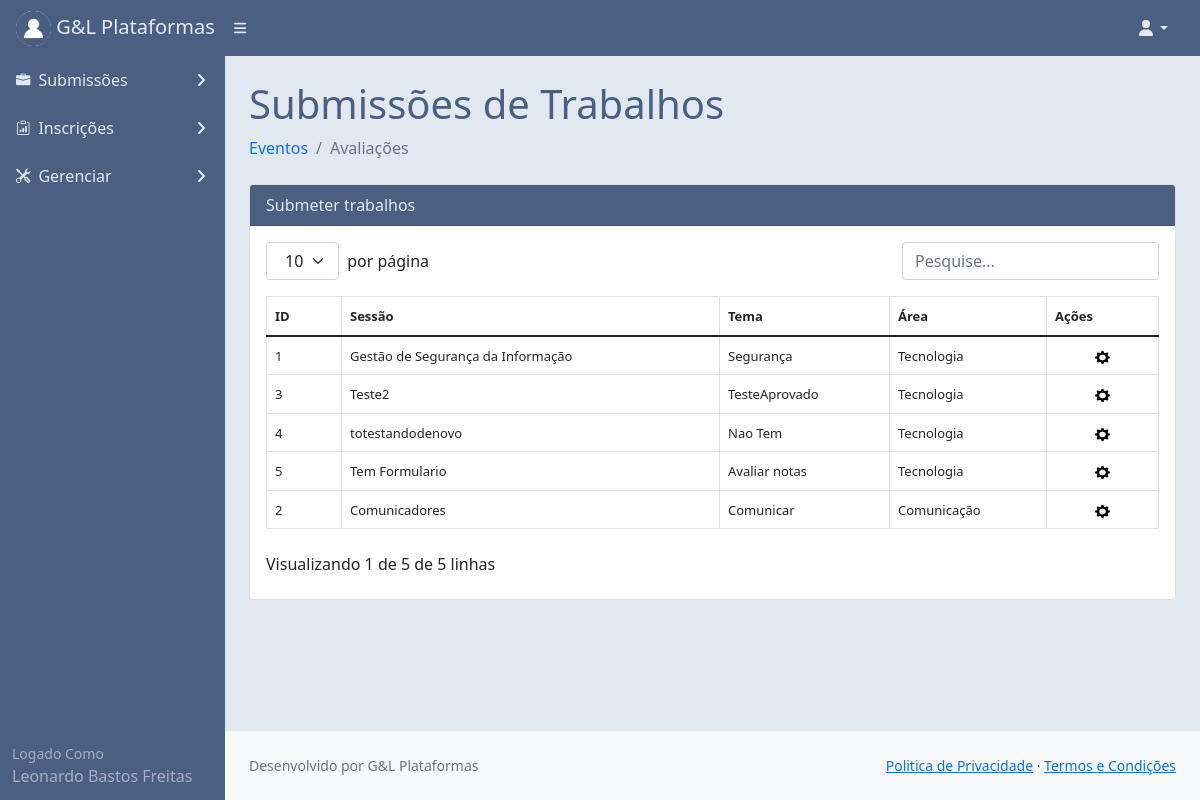
The app's page /submissoes/ (signed in), older data.
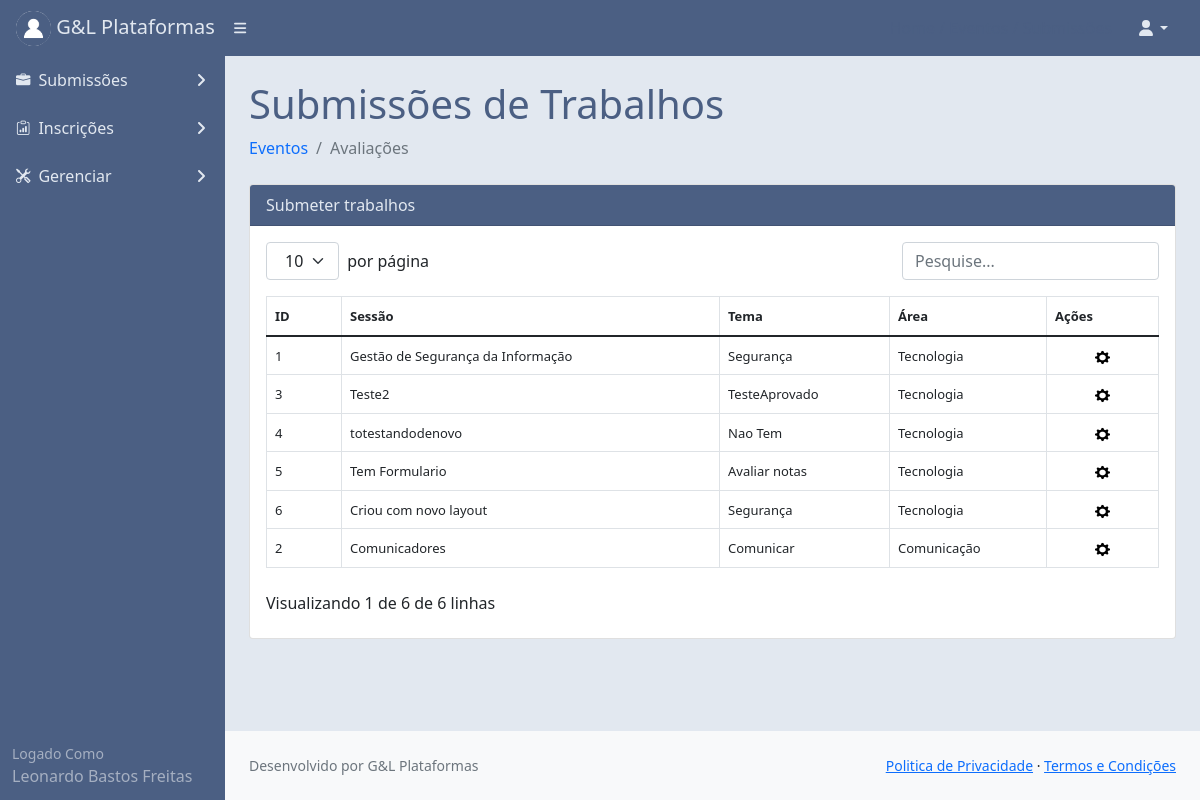
The same page, newer data.
### core/models.py (models this page shows)
class Usuariocd(models.Model):
    cpf = models.CharField(max_length=11)
    nome = models.CharField(max_length=300)
    cep = models.CharField(max_length=8)
    nascimento = models.DateField()
    email = models.EmailField()
    endereco = models.CharField(max_length=500)
    cidade = models.CharField(max_length=150)
    bairro = models.CharField(max_length=150)
    pais = models.CharField(max_length=150)
    instituicao = models.CharField(max_length=150)
    cmp = models.CharField(max_length=3)
    categ = models.CharField(max_length=150)
    cinfo = models.CharField(max_length=3)
    gestor_plataforma = models.CharField(max_length=3)
    autor = models.CharField(max_length=3)
    avaliador = models.CharField(max_length=3)
    lider = models.CharField(max_length=3)
    id_usuario = models.BigIntegerField()
    contato = models.BigIntegerField(null=True)
    perfil = models.FileField(upload_to='')

class Sessoes(models.Model):
    data_criacao = models.DateTimeField(auto_now=True)
    nome = models.CharField(max_length=150)
    descricao = models.CharField(max_length=150)
    lider = models.CharField(max_length=150)
    tema = models.CharField(max_length=150)
    formulario = models.BigIntegerField()
    id_evento= models.BigIntegerField()

class Evento(models.Model):
    nome = models.CharField(max_length=150)
    cidade = models.CharField(max_length=150)
    estado = models.CharField(max_length=5)
    data_evento = models.DateTimeField()
    modalidade = models.CharField(max_length=150)
    status = models.CharField(max_length=30)
    data_criacao = models.DateTimeField(auto_now=True)
    logo = models.FileField(upload_to='')
    def get_data_evento(self):
        return self.data_evento.strftime('%d/%m/%Y às %H:%M')

### core/views.py (the view)
# urls.py: path('submissoes/', views.submissoes),
@login_required(login_url='/login/')
def submissoes(request):
    meuid = User.objects.filter(username=request.user)
    for m in meuid:
        mid = m.id
    usuarios = Usuariocd.objects.filter(id_usuario=mid)
    eventos = Evento.objects.filter(status='andamento')
    sessao = Sessoes.objects.all()
    dados = {'eventos': eventos,
             'usuarios': usuarios,
             'sessao':sessao}
    return render(request, 'submissoes.html', dados)

### templates/submissoes.html (shortened to what this page needs)
{% extends 'base.html' %}
{% load static %}
{% block content %}
<div id="layoutSidenav_content" style="background:#e2e8f0;">
                <main>
                    <div class="container-fluid px-4">
                        <h1 class="mt-4" style="color:#4B5F83;">Submissões de Trabalhos</h1>
                        <ol class="breadcrumb mb-4">
                            <li class="breadcrumb-item">
                                <a href="#" style="text-decoration:none;">Eventos</a></li>
                            <li class="breadcrumb-item active">Avaliações</li>
                        </ol>
                                <p class="mb-0">
                                  <div class="card">
                                 <div class="card-header" style="background:#4B5F83;color:#e2e8f0;">
                                     Submeter trabalhos
                                 </div>
                                <div class="card-body">
                                  <table class="table " id="datatablesSimple">
                                    <thead>
                                        <tr>
                                             <th><font size="2px">ID</font></th>
                                            <th><font size="2px">Sessão</font></th>
                                            <th><font size="2px">Tema</font></th>
                                            <th><font size="2px">Área</font></th>
                                            <th><font size="2px">Ações</font></th>
                                        </tr>
                                    </thead>
                                    <tbody>
                                            {% for eventos in eventos %}
                                            {% for sessao in sessao %}
                                            {% if sessao.id_evento == eventos.id %}
                                                                                 <tr>
                                             <td><font size="2px">{{sessao.id}}</font></td>
                                            <td><font size="2px">{{ sessao.nome }}  </font></td>
                                            <td><font size="2px">{{sessao.tema}}</font></td>
                                            <td><font size="2px">{{eventos.modalidade}}  </font></td>
                                            <td align="center"><font size="2px">
                                                <a type="button"
                                                  data-toggle="modal"
                                                  data-target="#modalacao{{sessao.id}}"
                                                  >
                                              <img width="15" height="15"
                                                    src={% static "assets/img/engrenagem.png" %} />
                                                </a>
                                            </font></td>
                                        </tr>
                                                 {% endif %}
                                            {% endfor %}
                                                {% endfor %}
                                    </tbody>
                                </table>
                                    </div>
                        </div>
                                </p>
                    </div>
                </main>
                <footer class="py-4 bg-light mt-auto">
                    <div class="container-fluid px-4">
                        <div class="d-flex align-items-center justify-content-between small">
                            <div class="text-muted">Desenvolvido por G&L Plataformas</div>
                            <div>
                                <a href="#">Politica de Privacidade</a>
                                &middot;
                                <a href="#">Termos e Condições</a>
                            </div>
                        </div>
                    </div>
                </footer>
            </div>
        </div>
{% endblock %}

### templates/base.html (shortened to what this page needs)
{% load static %}
<!DOCTYPE html>
<html lang="pt-br">
    <head>
        <link href={% static "css/styles.css" %} rel="stylesheet" />
        <link href={% static "css/step.css" %} rel="stylesheet" />
        <link href={% static "css/gira.css" %} rel="stylesheet" />
        <link rel="stylesheet" href="https://cdn.jsdelivr.net/npm/bootstrap-icons@1.3.0/font/bootstrap-icons.css">
    </head>
    <body>
        <nav class="sb-topnav navbar navbar-expand navbar-dark" style="background:#4B5F83;">
            <a class="navbar-brand ps-3" href="#" style="color:#e2e8f0;">
                {% for usuarios in usuarios %}
                <img src="/media/{{usuarios.perfil}}"
                     alt="Admin"
                     class="rounded-circle"
                     width="35" height="35"> G&L Plataformas
                {% endfor %}
            </a>
            <button class="btn btn-link btn-sm order-1 order-lg-0 me-4 me-lg-0" id="sidebarToggle" href="#!"><i class="fas fa-bars" style="color:#e2e8f0;"></i></button>
            <form class="d-none d-md-inline-block form-inline ms-auto me-0 me-md-3 my-2 my-md-0">
                <a href="#" style="text-decoration:none; color:#4B5F83;">
                </a>
                <a href="#" style="text-decoration:none; color:#4B5F83;">
                </a>
                <a href="/submissoes/" style="text-decoration:none; color:#4B5F83;">
                </a>
            </form>
            <ul class="navbar-nav ms-auto ms-md-0 me-3 me-lg-4">
                <li class="nav-item dropdown">
                    <a class="nav-link dropdown-toggle" id="navbarDropdown" href="#" role="button" data-bs-toggle="dropdown" aria-expanded="false" style="color:#e2e8f0;"><i class="fas fa-user fa-fw"></i></a>
                </li>
            </ul>
        </nav>
        <div id="layoutSidenav">
            <div id="layoutSidenav_nav" >
                <nav class="sb-sidenav accordion sb-sidenav-dark" id="sidenavAccordion" >
                    <div class="sb-sidenav-menu" style="background:#4B5F83;">
                        <div class="nav">
                            <a class="nav-link collapsed" href="#" data-bs-toggle="collapse" data-bs-target="#collapseLayouts" aria-expanded="false" aria-controls="collapseLayouts">
                                <div class="sb-nav-link-icon" style="color:#e2e8f0;"><i class="bi bi-briefcase-fill"></i></div>
                               <div style="color:#e2e8f0;">Submissões</div>
                                <div class="sb-sidenav-collapse-arrow" style="color:#e2e8f0;"><i class="fas fa-angle-down"></i></div>
                            </a>
                             <a class="nav-link collapsed" href="#" data-bs-toggle="collapse" data-bs-target="#pagesCollapseAuth" aria-expanded="false" aria-controls="pagesCollapseAuth">
                                        <div class="sb-nav-link-icon" style="color:#e2e8f0;"><i class="bi bi-clipboard-data"></i></div>
                                        <div style="color:#e2e8f0;">Inscrições</div>
                                        <div class="sb-sidenav-collapse-arrow" style="color:#e2e8f0;"><i class="fas fa-angle-down"></i></div>
                                    </a>
                            <a class="nav-link collapsed" href="#" data-bs-toggle="collapse" data-bs-target="#collapsePages" aria-expanded="false" aria-controls="collapsePages">
                                <div class="sb-nav-link-icon" style="color:#e2e8f0;"><i class="bi bi-tools"></i></div>
                                <div style="color:#e2e8f0;">Gerenciar</div>
                                <div class="sb-sidenav-collapse-arrow" style="color:#e2e8f0;"><i class="fas fa-angle-down"></i></div>
                            </a>
                        </div>
                    </div>
                    <div class="sb-sidenav-footer" style="background:#4B5F83;">
                        <div class="small" >Logado Como</div>
                        {% for usuarios in usuarios %}
                        {{usuarios.nome}}
                        {% endfor %}
                    </div>
                </nav>
            </div>
{% block content %}{% endblock %}
    </body>
</html>

### static/css/step.css (style rules this page uses)
:root { --prm-color: #0381ff; --prm-gray:#4B5F83; }

Row changes from the older to the newer data that the page shows:
added Sessoes: id "6", nome "Criou com novo layout", tema "Segurança", {{ eventos.modalidade }} "Tecnologia", id_evento 4 (drawn), shown under Evento "Tecnologia"
Text that changed along with them:
text written by a page script: "por página Visualizando 1 de 5 de 5 linhas" → "por página Visualizando 1 de 6 de 6 linhas"
